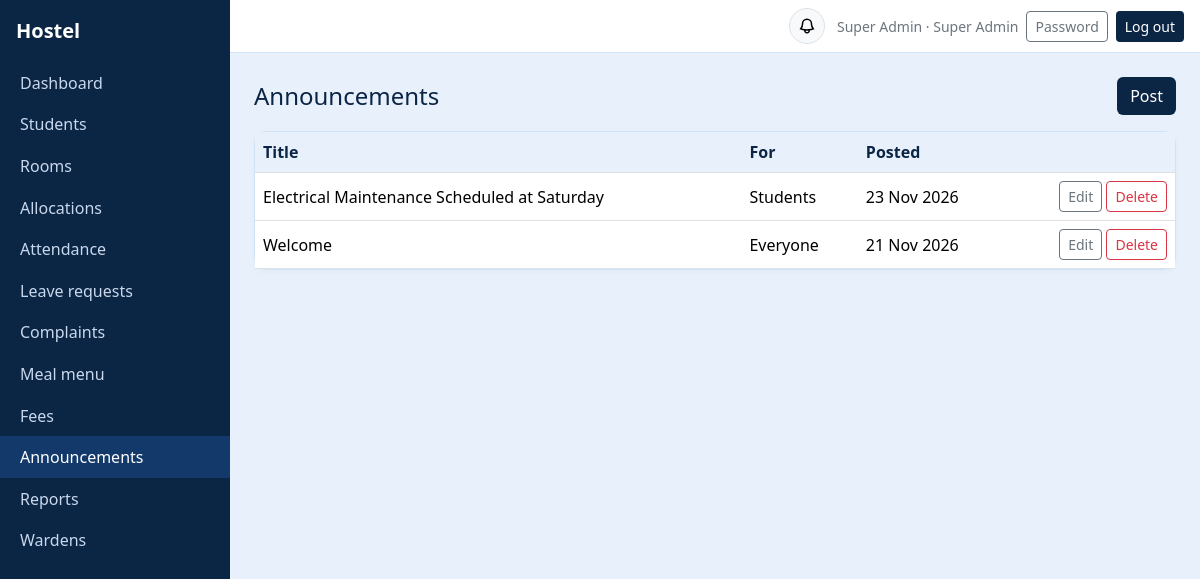
/announcements/ (signed in), run on an earlier commit of the app's database.
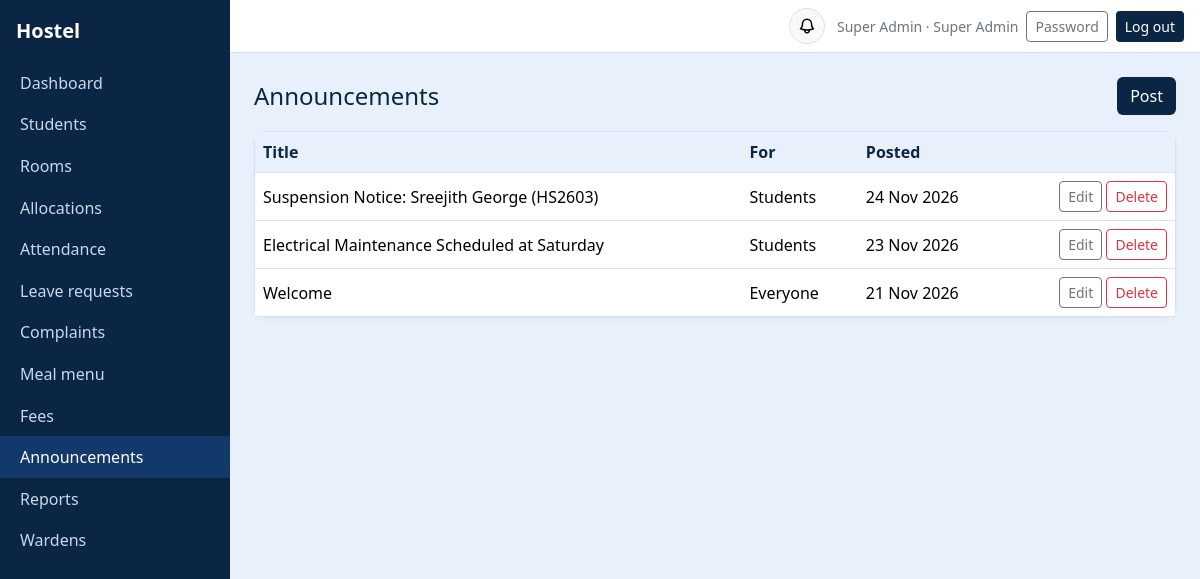
And on a later commit of the database.
### core/models.py (models this page shows, shortened)
class Announcement(models.Model):
    AUDIENCE = [("all", "Everyone"), ("student", "Students"), ("parent", "Parents")]
    title = models.CharField(max_length=150)
    body = models.TextField()
    audience = models.CharField(max_length=10, choices=AUDIENCE, default="all")
    room = models.ForeignKey("Room", null=True, blank=True, on_delete=models.CASCADE, related_name="announcements")
    student = models.ForeignKey("Student", null=True, blank=True, on_delete=models.CASCADE, related_name="announcements")
    created_by = models.ForeignKey(User, null=True, blank=True, on_delete=models.SET_NULL, related_name="+")
    created_at = models.DateTimeField(auto_now_add=True)
    class Meta:
        ordering = ["-created_at"]

### core/views.py (the view)
    @role_required(*roles)
    def lst(request):
        rows = []
        for o in objs():
            rows.append({"cells": [c(o) for _, c in columns], "edit": reverse(f"{key}_edit", args=[o.pk]),
                         "delete": reverse(f"{key}_delete", args=[o.pk]) if delete else None,
                         "actions": actions(o) if actions else []})
        return show(request, "list", title=title, headers=[h for h, _ in columns], rows=rows,
                    add=reverse(f"{key}_new") if create else None, add_label=add_label)

### core/models.py (called while the page is built)
    @property
    def display_name(self):
        return self.get_full_name() or self.username

### core/views.py (called while the page is built)
def role_required(*roles):
    def deco(view):
        @wraps(view)
        @login_required
        def inner(request, *a, **k):
            if request.user.role not in roles:
                raise PermissionDenied
            return view(request, *a, **k)
        return inner
    return deco

def show(request, template, **ctx):
    return render(request, f"core/{template}.html", ctx)

def date_s(d):
    return d.strftime("%d %b %Y") if d else "—"

### core/templates/core/list.html (shortened to what this page needs)
{% extends "core/base.html" %}{% block content %}
<div class="d-flex justify-content-between align-items-center mb-3"><h4 style="color:var(--navy)" class="mb-0">{{ title }}</h4>
<div>{% if title == "Students" %}<a class="btn btn-outline-secondary me-2" href="{% url 'students_import' %}">Import CSV</a>{% endif %}
{% if add %}<a class="btn btn-navy" href="{{ add }}">{{ add_label }}</a>{% endif %}</div></div>
<div class="card"><div class="table-responsive"><table class="table table-hover align-middle mb-0">
<thead><tr>{% for h in headers %}<th>{{ h }}</th>{% endfor %}<th></th></tr></thead><tbody>
{% for r in rows %}<tr>{% for c in r.cells %}<td>{{ c }}</td>{% endfor %}<td class="text-end text-nowrap">
<a class="btn btn-sm btn-outline-secondary" href="{{ r.edit }}">Edit</a>
{% if r.delete %}<a class="btn btn-sm btn-outline-danger" href="{{ r.delete }}">Delete</a>{% endif %}</td></tr>
{% empty %}<tr><td colspan="{{ headers|length|add:1 }}" class="text-center text-secondary py-4">Nothing here yet.</td></tr>{% endfor %}
</tbody></table></div></div>{% endblock %}

What changed in the data, as far as the page shows it:
added Announcement: cells "Suspension Notice: Sreejith George (HS2603)"
Also different on the page:
list line gone: "23 Nov 2026"
new list line: "24 Nov 2026"
new list line: "Electrical Maintenance Scheduled at Saturday"
list line gone: "Everyone 21 Nov 2026"
new list line: "Students 23 Nov 2026"
new list line: "Welcome"
new list line: "Everyone 21 Nov 2026 Edit Delete"
list line gone: "Electrical Maintenance Scheduled at Saturday"
list line gone: "Welcome"
